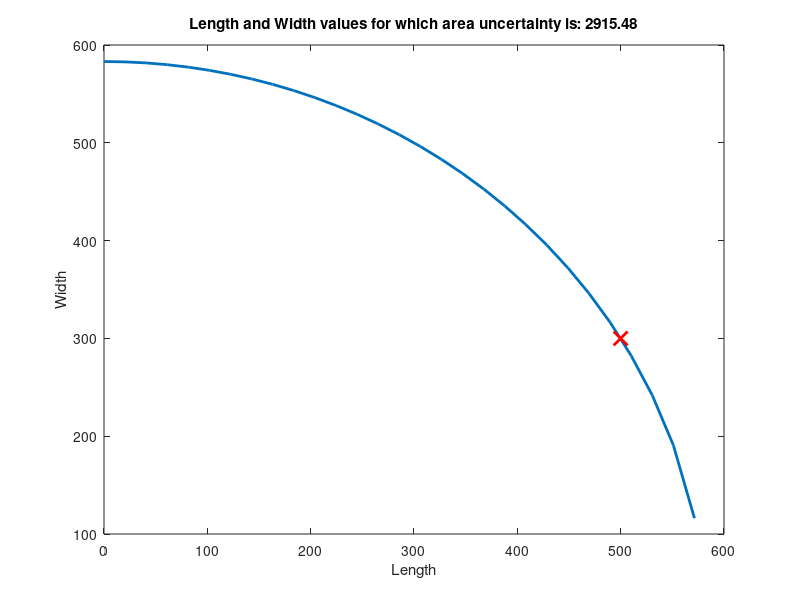
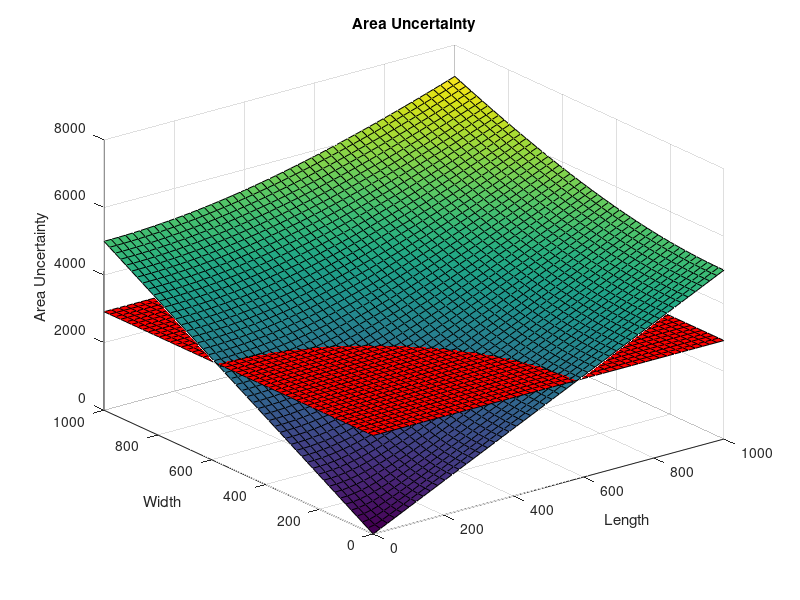

Write MATLAB code to recreate these figures, in order.
clc, clearvars, close all;

% Question (a)
sigma = 5;
l = 500;
w = 300;
sigma_area = sqrt((l^2 + w^2) * sigma^2);

npoints = 50;
max_lvalue = 1000;
max_wvalue = 1000;
lvalues = linspace(0, max_lvalue, npoints);
wvalues = sqrt(sigma_area^2 / sigma^2 - lvalues.^2);
idx = find(imag(wvalues) == 0);
plot(lvalues(idx), wvalues(idx), 'LineWidth', 2);
hold on;
plot(l, w, 'rx', 'LineWidth', 2, 'MarkerSize', 10);
title(sprintf('Length and Width values for which area uncertainty is: %.2f', sigma_area));
xlabel('Length');
ylabel('Width');

% Question (b)
lvalues = linspace(0, max_lvalue, npoints);
wvalues = linspace(0, max_wvalue, npoints);
[L, W] = meshgrid(lvalues, wvalues);
A = sqrt((L.^2 + W.^2) * sigma^2);

figure;
surf(L, W, A);
hold on;
surf(L, W, sigma_area * ones(size(L)), 'FaceColor', 'r');
hold off;
title('Area Uncertainty');
xlabel('Length');
ylabel('Width');
zlabel('Area Uncertainty');